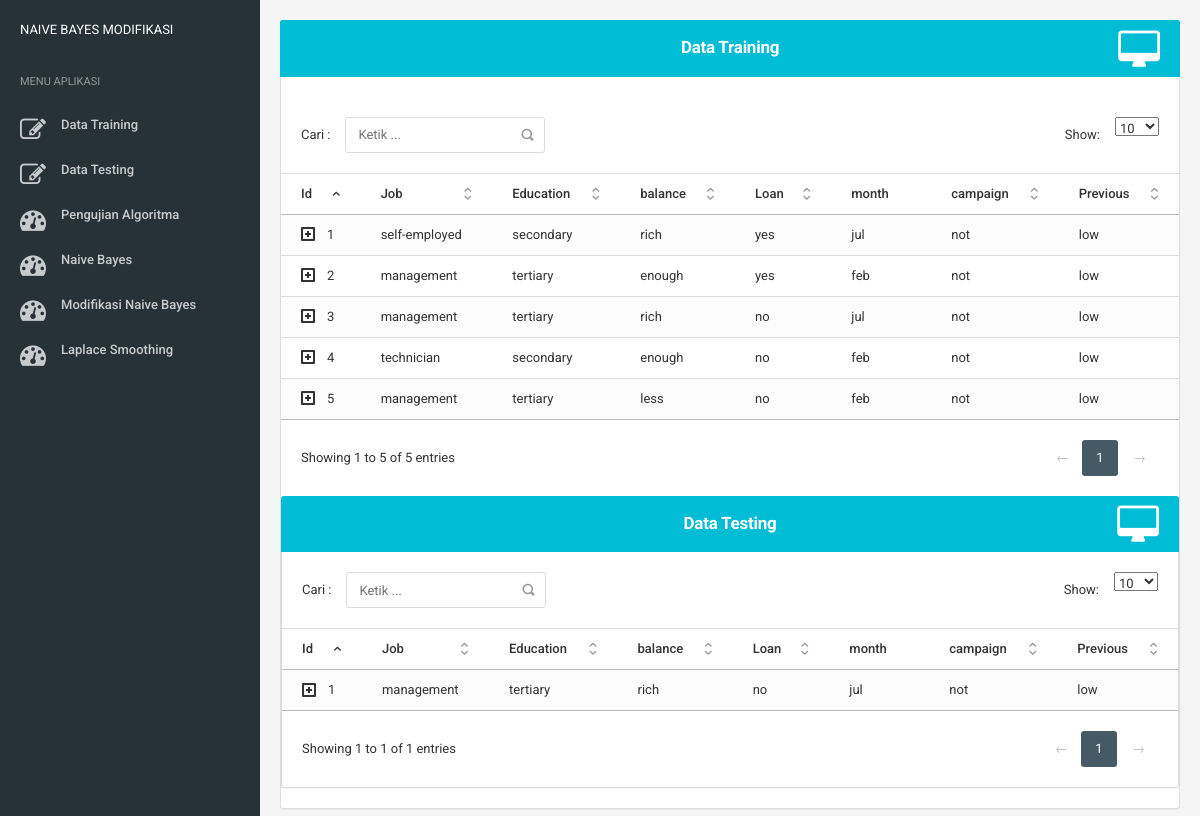
The app's page /index.php/coba_dataset with its own data.
### tables this page shows
CREATE TABLE `coba_dataset` (
  `id` int(5) NOT NULL,
  `job` varchar(255) NOT NULL,
  `education` varchar(255) NOT NULL,
  `balance` varchar(255) NOT NULL,
  `loan` varchar(4) NOT NULL,
  `month` varchar(4) NOT NULL,
  `campaign` varchar(50) NOT NULL,
  `previous` varchar(50) NOT NULL,
  `y` varchar(4) NOT NULL
);

CREATE TABLE `data_tes` (
  `id` int(5) NOT NULL,
  `job` varchar(255) NOT NULL,
  `education` varchar(255) NOT NULL,
  `balance` varchar(255) NOT NULL,
  `loan` varchar(4) NOT NULL,
  `month` varchar(4) NOT NULL,
  `campaign` varchar(50) NOT NULL,
  `previous` varchar(50) NOT NULL,
  `y` varchar(4) NOT NULL
);

### application/controllers/Coba_Dataset.php (called while the page is built, shortened)
<?php
class Coba_Dataset extends CI_Controller
{
    function __construct()
    {
        $this->load->model('Query_Coba_Dataset');
        $this->load->model('Users_model');
        $this->load->model('Coba_Dataset_model');
        $this->load->model('Users_model');
        $this->load->model('Coba_Dataset_model');
    }
    public function index()
    {
        $coba_dataset = $this->Coba_Dataset_model->get_all();
        $this->breadcrumbs->push('Data Train', '/coba_dataset');
        $data = array(
            'content'     => 'coba_dataset/coba_dataset_list',
            'breadcrumbs' => $this->breadcrumbs->show(),
            'coba_dataset_data' => $coba_dataset
        );
        $db = $this->load->database('default', TRUE);
        $sql = $db->select('*')->get('data_tes');
        $query = $sql->result();
        $data['data_tes']=$query;
        $this->load->view('layout/layout', $data);
    }
}

### index.php (called while the page is built, shortened)
<?php
require_once BASEPATH.'core/CodeIgniter.php';

### application/models/Coba_Dataset_model.php (called while the page is built, shortened)
<?php
class Coba_Dataset_model extends CI_Model
{
    public $table = 'coba_dataset';
    public $id = 'id';
    public $order = 'DESC';
    function get_all()
    {
        $this->db->order_by($this->id, $this->order);
        return $this->db->get($this->table)->result();
    }
}

### application/views/coba_dataset/coba_dataset_list.php (the view, shortened to what this page needs)
<div class="content">
    <div class="panel panel-info">
        <div class="panel-heading">
            <h5 class="panel-title"><center><b>Data Training</center></b></h5>
            <div class="heading-elements">
                 <ul class="fa fa-desktop fa-3x">
                    <li><a data-action="collapse"></a></li>
                </ul>
            </div>
        </div>
            <br>
            <table class="table datatable-responsive table-sm table-striped" id="mytable">
                <thead>
                    <tr>
                        <th>Id</th>
						<th>Job</th>
						<th>Education</th>
						<th>balance</th>
						<th>Loan</th>
						<th>month</th>
						<th>campaign</th>
						<th>Previous</th>
                    </tr>
                </thead>
				<tbody>
            <?php
                foreach ($coba_dataset_data as $coba_dataset)
                {
            ?>
                    <tr>
                        <td><?php echo $coba_dataset->id ?></td>
						<td><?php echo $coba_dataset->job ?></td>
						<td><?php echo $coba_dataset->education ?></td>
						<td><?php echo $coba_dataset->balance ?></td>
						<td><?php echo $coba_dataset->loan ?></td>
						<td><?php echo $coba_dataset->month ?></td>
						<td><?php echo $coba_dataset->campaign ?></td>
						<td><?php echo $coba_dataset->previous ?></td>
					</tr>
            <?php
                }
            ?>
                </tbody>
            </table>
               <div class="panel panel-info">
        <div class="panel-heading">
            <h5 class="panel-title"><center><b>Data Testing</center></b></h5>
            <div class="heading-elements">
                <ul class="fa fa-desktop fa-3x">
                    <li><a data-action="collapse"></a></li>
                </ul>
            </div>
        </div>
            <table class="table datatable-responsive table-sm table-striped" id="mytable">
                <thead>
                    <tr>
                        <th>Id</th>
                        <th>Job</th>
                        <th>Education</th>
                        <th>balance</th>
                        <th>Loan</th>
                        <th>month</th>
                        <th>campaign</th>
                        <th>Previous</th>
                    </tr>
                </thead>
                <tbody>
            <?php
                foreach ($data_tes as $coba_data_tes)
                {
            ?>
                    <tr>
                        <td><?php echo $coba_data_tes->id ?></td>
                        <td><?php echo $coba_data_tes->job ?></td>
                        <td><?php echo $coba_data_tes->education ?></td>
                        <td><?php echo $coba_data_tes->balance ?></td>
                        <td><?php echo $coba_data_tes->loan ?></td>
                        <td><?php echo $coba_data_tes->month ?></td>
                        <td><?php echo $coba_data_tes->campaign ?></td>
                        <td><?php echo $coba_data_tes->previous ?></td>
                    </tr>
            <?php
                }
            ?>
                </tbody>
            </table>
        </div>
    </div>
</div>
  </div>
    </div>

### records on screen
coba_dataset: id "5", job "management", education "tertiary", balance "less", loan "no", month "feb", campaign "not", previous "low"
coba_dataset: id "4", job "technician", education "secondary", balance "enough", loan "no", month "feb", campaign "not", previous "low"
coba_dataset: id "3", job "management", education "tertiary", balance "rich", loan "no", month "jul", campaign "not", previous "low"
coba_dataset: id "2", job "management", education "tertiary", balance "enough", loan "yes", month "feb", campaign "not", previous "low"
coba_dataset: id "1", job "self-employed", education "secondary", balance "rich", loan "yes", month "jul", campaign "not", previous "low"
data_tes: id "1", job "management", education "tertiary", balance "rich", loan "no", month "jul", campaign "not", previous "low"
